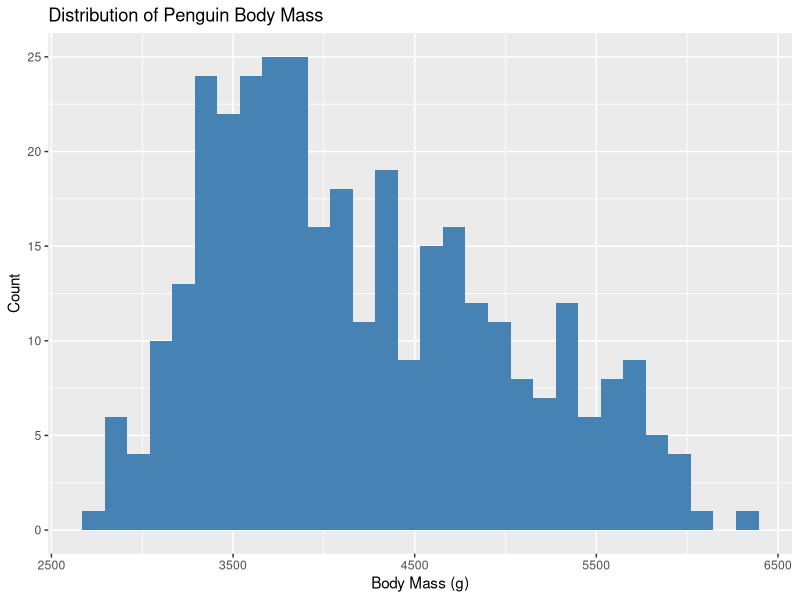
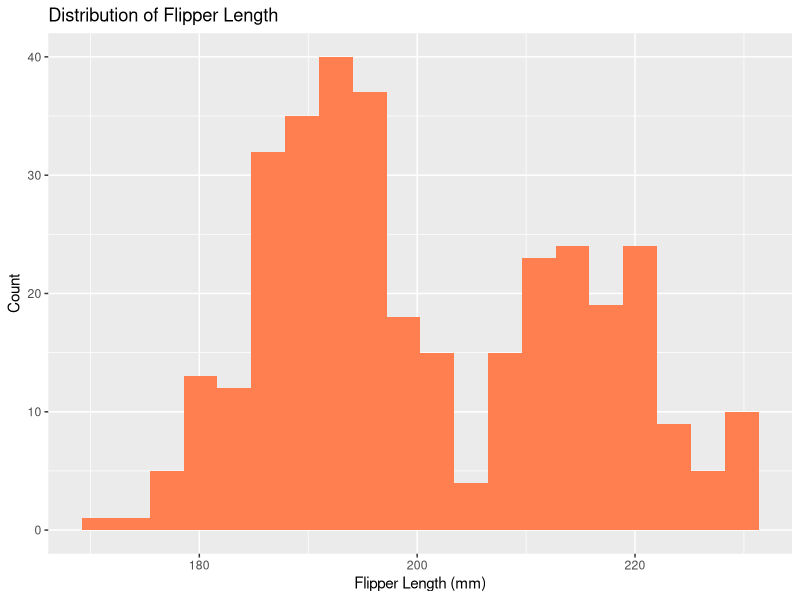
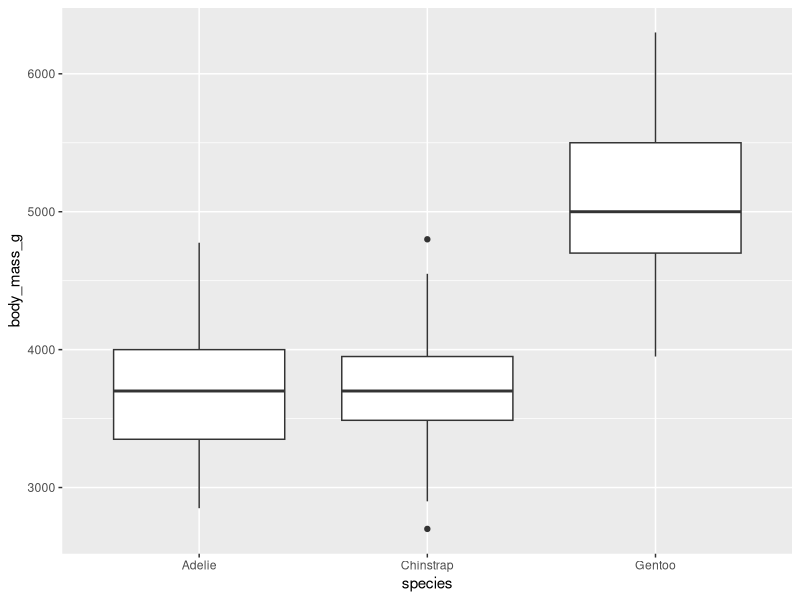
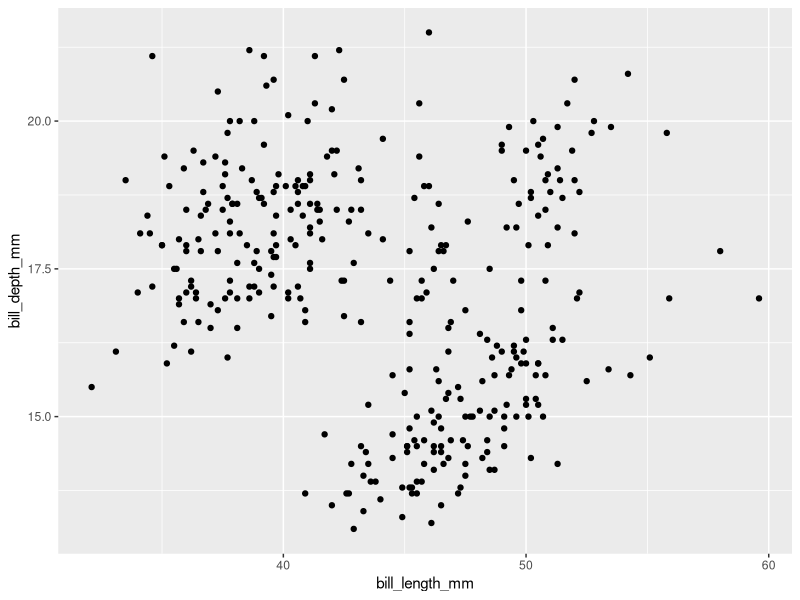
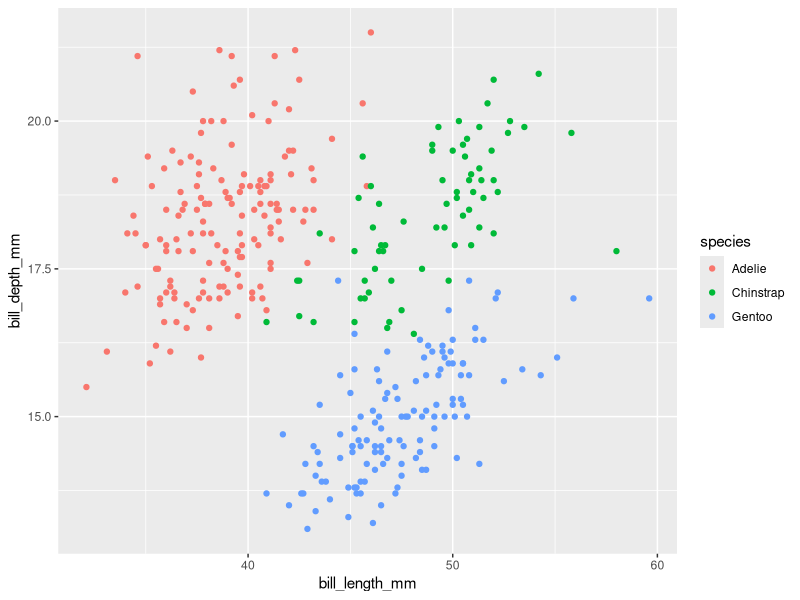
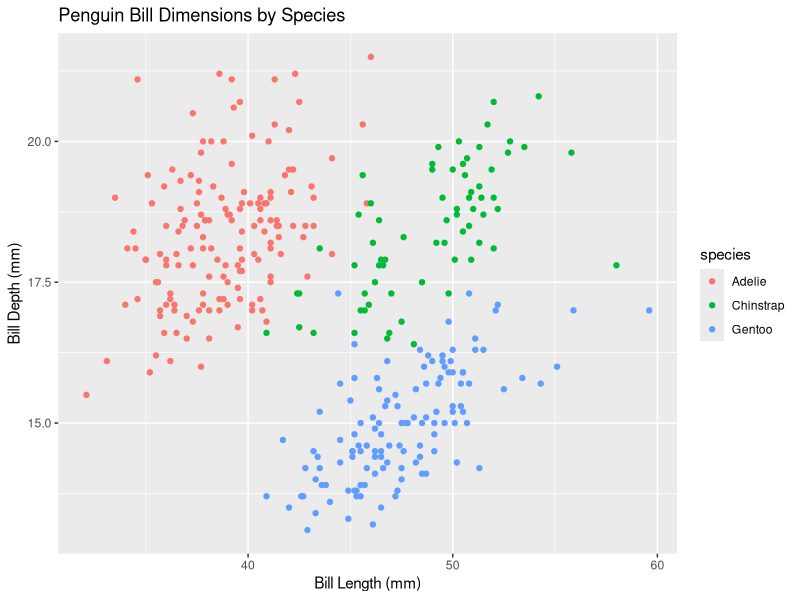
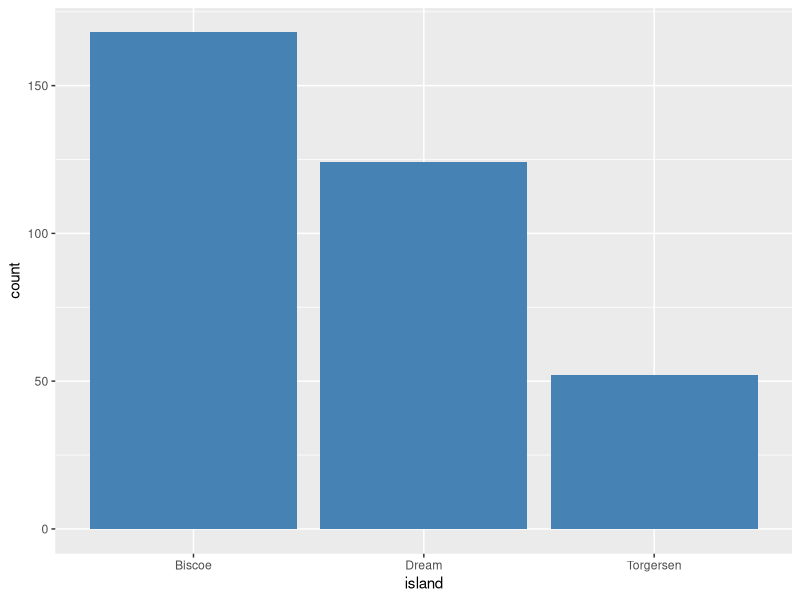
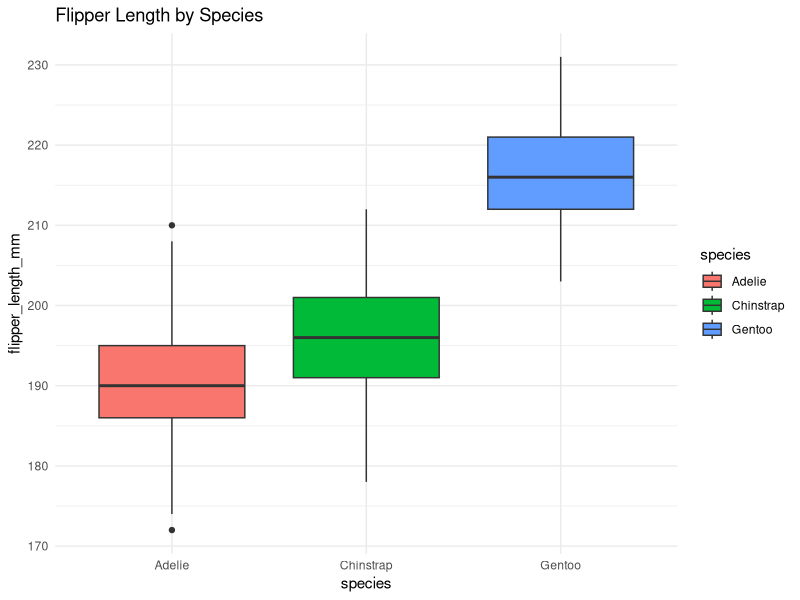

Reproduce these figures in R, in order.
################################################################################
# EXPLORATORY DATA ANALYSIS PRACTICE
# Beginner-Friendly Exercises with Palmer Penguins Dataset
################################################################################

# Welcome! This practice file will help you learn EDA step by step.
# The palmerpenguins dataset contains data about 3 penguin species from Antarctica.
# Work through each section, try the exercises, then check the solutions at the end.

################################################################################
# SETUP
################################################################################

# Install packages (remove the # to run these lines if needed)
# install.packages("tidyverse")
# install.packages("palmerpenguins")

# Load libraries
library(tidyverse)
library(palmerpenguins)

# Load the penguins dataset
data(penguins)

# Take a quick look
View(penguins)  # Opens in a spreadsheet-like viewer

################################################################################
# PART 1: GETTING TO KNOW YOUR DATA
################################################################################

# First, always explore what you're working with!

# --- DEMONSTRATION ---
glimpse(penguins)  # Shows structure: columns, types, first values
head(penguins)     # First 6 rows
tail(penguins)     # Last 6 rows

# EXERCISE 1.1: Find the dimensions of the dataset
# How many rows and columns does penguins have?
# YOUR CODE HERE:



# EXERCISE 1.2: Get the column names
# What variables (columns) are in this dataset?
# YOUR CODE HERE:



# EXERCISE 1.3: Check the data types
# Use str() to see the structure of the data
# YOUR CODE HERE:



# EXERCISE 1.4: Get a summary
# Use summary() to see basic statistics for all columns
# YOUR CODE HERE:



################################################################################
# PART 2: HANDLING MISSING VALUES
################################################################################

# Real data often has missing values (NA). Let's investigate!

# --- DEMONSTRATION ---
# Count total missing values
sum(is.na(penguins))

# EXERCISE 2.1: Check missing values per column
# How many NAs are in each column?
# Hint: Use colSums() with is.na()
# YOUR CODE HERE:



# EXERCISE 2.2: Use tidyverse to count NAs
# Try this approach: penguins %>% summarise(across(everything(), ~sum(is.na(.))))
# YOUR CODE HERE:



# EXERCISE 2.3: Remove rows with ANY missing values
# Create a new dataset called penguins_complete with no NAs
# Hint: Use drop_na() or na.omit()
# YOUR CODE HERE:



# Check how many rows remain
# YOUR CODE HERE:



################################################################################
# PART 3: FILTERING DATA (Subsetting Rows)
################################################################################

# filter() lets you keep only rows that meet certain conditions

# --- DEMONSTRATION ---
# Get only Adelie penguins
penguins %>% 
  filter(species == "Adelie")

# EXERCISE 3.1: Filter for Gentoo penguins
# YOUR CODE HERE:



# EXERCISE 3.2: Filter for penguins with body mass > 4500g
# YOUR CODE HERE:



# EXERCISE 3.3: Filter for male penguins on Biscoe island
# Hint: Use & for "and" condition, or just add another comma in filter()
# YOUR CODE HERE:



# EXERCISE 3.4: Filter for penguins with flipper length between 190 and 210 mm
# Hint: flipper_length_mm >= 190 & flipper_length_mm <= 210
# YOUR CODE HERE:



# EXERCISE 3.5: Filter for either Adelie OR Chinstrap species
# Hint: Use | for "or", or use %in% c("Adelie", "Chinstrap")
# YOUR CODE HERE:



################################################################################
# PART 4: SELECTING COLUMNS
################################################################################

# select() helps you choose which columns to keep

# --- DEMONSTRATION ---
# Select only species and island
penguins %>% 
  select(species, island)

# EXERCISE 4.1: Select species, bill_length_mm, and bill_depth_mm
# YOUR CODE HERE:



# EXERCISE 4.2: Select all columns EXCEPT year
# Hint: Use the minus sign: select(-year)
# YOUR CODE HERE:



# EXERCISE 4.3: Select all columns that start with "bill"
# Hint: Use starts_with()
# YOUR CODE HERE:



# EXERCISE 4.4: Select species and all numeric columns
# Hint: Use where(is.numeric)
# YOUR CODE HERE:



################################################################################
# PART 5: CREATING NEW COLUMNS (MUTATE)
################################################################################

# mutate() creates new columns or modifies existing ones

# --- DEMONSTRATION ---
# Create a new column for body mass in kg
penguins %>% 
  mutate(body_mass_kg = body_mass_g / 1000) %>% 
  select(species, body_mass_g, body_mass_kg)

# EXERCISE 5.1: Create a column for bill ratio (length divided by depth)
# Name it bill_ratio
# YOUR CODE HERE:



# EXERCISE 5.2: Create a column called size_category
# If body_mass_g > 4500, assign "Large", otherwise "Small"
# Hint: Use ifelse(condition, if_true, if_false)
# YOUR CODE HERE:



# EXERCISE 5.3: Create multiple columns at once
# - flipper_length_cm (convert from mm to cm)
# - bill_length_cm (convert from mm to cm)
# YOUR CODE HERE:



# EXERCISE 5.4: Use case_when for multiple categories
# Create weight_class: 
#   body_mass_g >= 5000 → "Heavy"
#   body_mass_g >= 4000 → "Medium"
#   body_mass_g < 4000  → "Light"
# Hint: case_when(condition1 ~ value1, condition2 ~ value2, TRUE ~ default)
# YOUR CODE HERE:



################################################################################
# PART 6: SORTING DATA (ARRANGE)
################################################################################

# arrange() sorts rows by one or more columns

# --- DEMONSTRATION ---
# Sort by body mass (ascending)
penguins %>% 
  arrange(body_mass_g)

# EXERCISE 6.1: Sort by body mass in descending order
# Hint: Use desc()
# YOUR CODE HERE:



# EXERCISE 6.2: Sort by species (A-Z), then by body mass (largest first)
# YOUR CODE HERE:



# EXERCISE 6.3: Find the 5 penguins with the longest flippers
# Hint: Combine arrange() with head()
# YOUR CODE HERE:



################################################################################
# PART 7: SUMMARIZING DATA
################################################################################

# summarise() calculates summary statistics

# --- DEMONSTRATION ---
# Calculate average body mass
penguins %>% 
  summarise(avg_mass = mean(body_mass_g, na.rm = TRUE))

# EXERCISE 7.1: Calculate the mean bill length
# Remember: na.rm = TRUE removes NAs
# YOUR CODE HERE:



# EXERCISE 7.2: Calculate multiple statistics for flipper length
# Find: mean, median, min, max, and standard deviation
# YOUR CODE HERE:



# EXERCISE 7.3: Count the total number of penguins
# Hint: Use n()
# YOUR CODE HERE:



# EXERCISE 7.4: Calculate the mean and standard deviation of body mass
# for each species separately
# Hint: Use group_by(species) before summarise()
# YOUR CODE HERE:



################################################################################
# PART 8: COUNTING AND GROUPING
################################################################################

# count() is a quick way to make frequency tables

# --- DEMONSTRATION ---
# Count penguins by species
penguins %>% 
  count(species)

# EXERCISE 8.1: Count penguins by island
# YOUR CODE HERE:



# EXERCISE 8.2: Count by both species and island
# YOUR CODE HERE:



# EXERCISE 8.3: Count by species and sort from most to least common
# Hint: Add sort = TRUE to count()
# YOUR CODE HERE:



# EXERCISE 8.4: Calculate average measurements by species
# Group by species, then calculate mean of bill_length_mm, 
# bill_depth_mm, and flipper_length_mm
# YOUR CODE HERE:



# EXERCISE 8.5: Find which island has the heaviest penguins on average
# Group by island, calculate mean body_mass_g, and arrange in descending order
# YOUR CODE HERE:



################################################################################
# PART 9: CHAINING OPERATIONS (THE PIPE %>%)
################################################################################

# The pipe %>% lets you chain multiple operations together

# --- DEMONSTRATION ---
# Multi-step analysis
penguins %>% 
  filter(species == "Adelie") %>% 
  select(island, body_mass_g, flipper_length_mm) %>% 
  arrange(desc(body_mass_g)) %>% 
  head(5)

# EXERCISE 9.1: Find the 3 heaviest Gentoo penguins
# Filter for Gentoo, select relevant columns, sort, and get top 3
# YOUR CODE HERE:



# EXERCISE 9.2: Calculate average bill length for each species on Dream island
# Filter for Dream island, group by species, summarise mean bill_length_mm
# YOUR CODE HERE:



# EXERCISE 9.3: Complex pipeline challenge!
# 1. Remove rows with missing values
# 2. Filter for penguins with body mass > 4000g
# 3. Create a new column: bill_length_cm (convert from mm)
# 4. Group by species
# 5. Calculate mean and max of bill_length_cm
# YOUR CODE HERE:



################################################################################
# PART 10: DATA VISUALIZATION BASICS
################################################################################

# ggplot2 is the tidyverse visualization package
# Basic structure: ggplot(data, aes(x, y)) + geom_type()

# --- DEMONSTRATION ---
# Simple histogram
ggplot(penguins, aes(x = body_mass_g)) +
  geom_histogram(bins = 30, fill = "steelblue") +
  labs(title = "Distribution of Penguin Body Mass",
       x = "Body Mass (g)",
       y = "Count")

# EXERCISE 10.1: Create a histogram of flipper lengths
# Use bins = 20 and a color of your choice
# YOUR CODE HERE:



# EXERCISE 10.2: Create a boxplot of body mass by species
# Hint: ggplot(penguins, aes(x = species, y = body_mass_g)) + geom_boxplot()
# YOUR CODE HERE:



# EXERCISE 10.3: Create a scatter plot
# x-axis: bill_length_mm, y-axis: bill_depth_mm
# YOUR CODE HERE:



# EXERCISE 10.4: Color the scatter plot by species
# Add: color = species inside aes()
# YOUR CODE HERE:



# EXERCISE 10.5: Add a title and better axis labels to your scatter plot
# Use labs(title = "...", x = "...", y = "...")
# YOUR CODE HERE:



# EXERCISE 10.6: Create a bar chart of penguin counts by island
# Hint: ggplot(penguins, aes(x = island)) + geom_bar()
# YOUR CODE HERE:



# EXERCISE 10.7: Boxplot challenge
# Create a boxplot showing flipper length by species
# Fill each box with a different color by species
# Add theme_minimal() for a clean look
# YOUR CODE HERE:



################################################################################
# PART 11: ADVANCED VISUALIZATION
################################################################################

# EXERCISE 11.1: Create a scatter plot with a trend line
# Plot bill_length_mm vs flipper_length_mm
# Add geom_smooth(method = "lm") to add a linear trend line
# YOUR CODE HERE:



# EXERCISE 11.2: Facet wrap - multiple plots by category
# Create a scatter plot of bill_length_mm vs bill_depth_mm
# Color by species
# Add facet_wrap(~island) to create separate plots for each island
# YOUR CODE HERE:



# EXERCISE 11.3: Density plot by species
# Create a density plot of body mass with different colors for each species
# Hint: Use geom_density() with fill = species and alpha = 0.5 for transparency
# YOUR CODE HERE:



################################################################################
# PART 12: PUTTING IT ALL TOGETHER - MINI PROJECT
################################################################################

# PROJECT: Analyze sex differences in penguin measurements

# TASK 1: Create a clean dataset
# Remove all rows with missing sex values and store in penguins_clean
# YOUR CODE HERE:



# TASK 2: Calculate average measurements by sex
# For each sex, calculate mean body_mass_g, bill_length_mm, and flipper_length_mm
# YOUR CODE HERE:



# TASK 3: Compare species by sex
# Group by both species and sex, then calculate average body mass
# Arrange by species and then sex
# YOUR CODE HERE:



# TASK 4: Visualize sex differences
# Create a boxplot of body mass with sex on x-axis, color by sex
# Facet by species to see differences across species
# YOUR CODE HERE:



# TASK 5: Statistical insight
# Which species shows the biggest size difference between males and females?
# Calculate the difference in average body mass for each species
# Hint: You may need to use pivot_wider() or separate male/female analyses
# YOUR CODE HERE:



################################################################################
# BONUS CHALLENGES (For students who want more practice!)
################################################################################

# BONUS 1: Find correlations
# Calculate the correlation between bill_length_mm and bill_depth_mm
# Hint: cor(data$var1, data$var2, use = "complete.obs")
# YOUR CODE HERE:



# BONUS 2: Create a summary report
# For each species:
# - Count of penguins
# - Average body mass
# - Average flipper length
# - Number of islands they live on
# YOUR CODE HERE:



# BONUS 3: Advanced filtering
# Find all penguins that are:
# - Female
# - Have above-average body mass for their species
# - From Biscoe island
# (This is tricky! You'll need to calculate species averages first)
# YOUR CODE HERE:



# BONUS 4: Create a beautiful multi-panel plot
# Create 4 plots in one figure:
# 1. Histogram of body mass
# 2. Boxplot of flipper length by species
# 3. Scatter plot of bill dimensions colored by species
# 4. Bar chart of counts by island
# Hint: Use library(patchwork) and the + or / operators to combine plots
# YOUR CODE HERE:



################################################################################
#                           SOLUTIONS SECTION
#          (Scroll down only after attempting the exercises!)
################################################################################

cat("\n\n\n\n\n\n\n\n\n\n")
cat("============================================================\n")
cat("                    SOLUTIONS BELOW                          \n")
cat("           Try the exercises first before looking!          \n")
cat("============================================================\n")
cat("\n\n\n\n\n")

# PART 1 SOLUTIONS ----
cat("PART 1 SOLUTIONS:\n")

# 1.1
dim(penguins)  # 344 rows, 8 columns

# 1.2
names(penguins)

# 1.3
str(penguins)

# 1.4
summary(penguins)

cat("\n---\n\n")

# PART 2 SOLUTIONS ----
cat("PART 2 SOLUTIONS:\n")

# 2.1
colSums(is.na(penguins))

# 2.2
penguins %>% 
  summarise(across(everything(), ~sum(is.na(.))))

# 2.3
penguins_complete <- penguins %>% 
  drop_na()

# Or: penguins_complete <- na.omit(penguins)

nrow(penguins_complete)  # 333 rows remain

cat("\n---\n\n")

# PART 3 SOLUTIONS ----
cat("PART 3 SOLUTIONS:\n")

# 3.1
penguins %>% 
  filter(species == "Gentoo")

# 3.2
penguins %>% 
  filter(body_mass_g > 4500)

# 3.3
penguins %>% 
  filter(sex == "male" & island == "Biscoe")
# Or: filter(sex == "male", island == "Biscoe")

# 3.4
penguins %>% 
  filter(flipper_length_mm >= 190 & flipper_length_mm <= 210)

# 3.5
penguins %>% 
  filter(species %in% c("Adelie", "Chinstrap"))
# Or: filter(species == "Adelie" | species == "Chinstrap")

cat("\n---\n\n")

# PART 4 SOLUTIONS ----
cat("PART 4 SOLUTIONS:\n")

# 4.1
penguins %>% 
  select(species, bill_length_mm, bill_depth_mm)

# 4.2
penguins %>% 
  select(-year)

# 4.3
penguins %>% 
  select(starts_with("bill"))

# 4.4
penguins %>% 
  select(species, where(is.numeric))

cat("\n---\n\n")

# PART 5 SOLUTIONS ----
cat("PART 5 SOLUTIONS:\n")

# 5.1
penguins %>% 
  mutate(bill_ratio = bill_length_mm / bill_depth_mm) %>% 
  select(species, bill_length_mm, bill_depth_mm, bill_ratio)

# 5.2
penguins %>% 
  mutate(size_category = ifelse(body_mass_g > 4500, "Large", "Small")) %>% 
  select(species, body_mass_g, size_category)

# 5.3
penguins %>% 
  mutate(
    flipper_length_cm = flipper_length_mm / 10,
    bill_length_cm = bill_length_mm / 10
  ) %>% 
  select(species, contains("length"))

# 5.4
penguins %>% 
  mutate(
    weight_class = case_when(
      body_mass_g >= 5000 ~ "Heavy",
      body_mass_g >= 4000 ~ "Medium",
      TRUE ~ "Light"
    )
  ) %>% 
  select(species, body_mass_g, weight_class)

cat("\n---\n\n")

# PART 6 SOLUTIONS ----
cat("PART 6 SOLUTIONS:\n")

# 6.1
penguins %>% 
  arrange(desc(body_mass_g))

# 6.2
penguins %>% 
  arrange(species, desc(body_mass_g))

# 6.3
penguins %>% 
  arrange(desc(flipper_length_mm)) %>% 
  head(5)

cat("\n---\n\n")

# PART 7 SOLUTIONS ----
cat("PART 7 SOLUTIONS:\n")

# 7.1
penguins %>% 
  summarise(avg_bill_length = mean(bill_length_mm, na.rm = TRUE))

# 7.2
penguins %>% 
  summarise(
    mean_flipper = mean(flipper_length_mm, na.rm = TRUE),
    median_flipper = median(flipper_length_mm, na.rm = TRUE),
    min_flipper = min(flipper_length_mm, na.rm = TRUE),
    max_flipper = max(flipper_length_mm, na.rm = TRUE),
    sd_flipper = sd(flipper_length_mm, na.rm = TRUE)
  )

# 7.3
penguins %>% 
  summarise(total_penguins = n())

# 7.4
penguins %>% 
  group_by(species) %>% 
  summarise(
    avg_mass = mean(body_mass_g, na.rm = TRUE),
    sd_mass = sd(body_mass_g, na.rm = TRUE)
  )

cat("\n---\n\n")

# PART 8 SOLUTIONS ----
cat("PART 8 SOLUTIONS:\n")

# 8.1
penguins %>% 
  count(island)

# 8.2
penguins %>% 
  count(species, island)

# 8.3
penguins %>% 
  count(species, sort = TRUE)

# 8.4
penguins %>% 
  group_by(species) %>% 
  summarise(
    avg_bill_length = mean(bill_length_mm, na.rm = TRUE),
    avg_bill_depth = mean(bill_depth_mm, na.rm = TRUE),
    avg_flipper = mean(flipper_length_mm, na.rm = TRUE)
  )

# 8.5
penguins %>% 
  group_by(island) %>% 
  summarise(avg_mass = mean(body_mass_g, na.rm = TRUE)) %>% 
  arrange(desc(avg_mass))

cat("\n---\n\n")

# PART 9 SOLUTIONS ----
cat("PART 9 SOLUTIONS:\n")

# 9.1
penguins %>% 
  filter(species == "Gentoo") %>% 
  select(species, island, body_mass_g, flipper_length_mm) %>% 
  arrange(desc(body_mass_g)) %>% 
  head(3)

# 9.2
penguins %>% 
  filter(island == "Dream") %>% 
  group_by(species) %>% 
  summarise(avg_bill_length = mean(bill_length_mm, na.rm = TRUE))

# 9.3
penguins %>% 
  drop_na() %>% 
  filter(body_mass_g > 4000) %>% 
  mutate(bill_length_cm = bill_length_mm / 10) %>% 
  group_by(species) %>% 
  summarise(
    mean_bill_cm = mean(bill_length_cm),
    max_bill_cm = max(bill_length_cm)
  )

cat("\n---\n\n")

# PART 10 SOLUTIONS ----
cat("PART 10 SOLUTIONS:\n")

# 10.1
ggplot(penguins, aes(x = flipper_length_mm)) +
  geom_histogram(bins = 20, fill = "coral") +
  labs(title = "Distribution of Flipper Length",
       x = "Flipper Length (mm)",
       y = "Count")

# 10.2
ggplot(penguins, aes(x = species, y = body_mass_g)) +
  geom_boxplot()

# 10.3
ggplot(penguins, aes(x = bill_length_mm, y = bill_depth_mm)) +
  geom_point()

# 10.4
ggplot(penguins, aes(x = bill_length_mm, y = bill_depth_mm, color = species)) +
  geom_point()

# 10.5
ggplot(penguins, aes(x = bill_length_mm, y = bill_depth_mm, color = species)) +
  geom_point() +
  labs(title = "Penguin Bill Dimensions by Species",
       x = "Bill Length (mm)",
       y = "Bill Depth (mm)")

# 10.6
ggplot(penguins, aes(x = island)) +
  geom_bar(fill = "steelblue")

# 10.7
ggplot(penguins, aes(x = species, y = flipper_length_mm, fill = species)) +
  geom_boxplot() +
  theme_minimal() +
  labs(title = "Flipper Length by Species")

cat("\n---\n\n")

# PART 11 SOLUTIONS ----
cat("PART 11 SOLUTIONS:\n")

# 11.1
ggplot(penguins, aes(x = bill_length_mm, y = flipper_length_mm)) +
  geom_point(alpha = 0.5) +
  geom_smooth(method = "lm", color = "red") +
  theme_minimal()

# 11.2
ggplot(penguins, aes(x = bill_length_mm, y = bill_depth_mm, color = species)) +
  geom_point(alpha = 0.6) +
  facet_wrap(~island) +
  theme_minimal()

# 11.3
ggplot(penguins, aes(x = body_mass_g, fill = species)) +
  geom_density(alpha = 0.5) +
  theme_minimal()

cat("\n---\n\n")

# PART 12 SOLUTIONS ----
cat("PART 12 SOLUTIONS:\n")

# Task 1
penguins_clean <- penguins %>% 
  filter(!is.na(sex))

# Task 2
penguins_clean %>% 
  group_by(sex) %>% 
  summarise(
    avg_mass = mean(body_mass_g, na.rm = TRUE),
    avg_bill = mean(bill_length_mm, na.rm = TRUE),
    avg_flipper = mean(flipper_length_mm, na.rm = TRUE)
  )

# Task 3
penguins_clean %>% 
  group_by(species, sex) %>% 
  summarise(avg_mass = mean(body_mass_g, na.rm = TRUE), .groups = "drop") %>% 
  arrange(species, sex)

# Task 4
ggplot(penguins_clean, aes(x = sex, y = body_mass_g, fill = sex)) +
  geom_boxplot() +
  facet_wrap(~species) +
  theme_minimal() +
  labs(title = "Body Mass Differences Between Male and Female Penguins")

# Task 5
penguins_clean %>% 
  group_by(species, sex) %>% 
  summarise(avg_mass = mean(body_mass_g, na.rm = TRUE), .groups = "drop") %>% 
  pivot_wider(names_from = sex, values_from = avg_mass) %>% 
  mutate(difference = male - female) %>% 
  arrange(desc(difference))

cat("\n---\n\n")

# BONUS SOLUTIONS ----
cat("BONUS SOLUTIONS:\n")

# Bonus 1
cor(penguins$bill_length_mm, penguins$bill_depth_mm, use = "complete.obs")

# Bonus 2
penguins %>% 
  group_by(species) %>% 
  summarise(
    count = n(),
    avg_mass = mean(body_mass_g, na.rm = TRUE),
    avg_flipper = mean(flipper_length_mm, na.rm = TRUE),
    n_islands = n_distinct(island)
  )

# Bonus 3
species_avg <- penguins %>% 
  group_by(species) %>% 
  summarise(species_avg_mass = mean(body_mass_g, na.rm = TRUE))

penguins %>% 
  left_join(species_avg, by = "species") %>% 
  filter(
    sex == "female",
    body_mass_g > species_avg_mass,
    island == "Biscoe"
  ) %>% 
  select(species, island, sex, body_mass_g, species_avg_mass)

# Bonus 4 (requires patchwork package)
# install.packages("patchwork")
library(patchwork)

p1 <- ggplot(penguins, aes(x = body_mass_g)) +
  geom_histogram(bins = 30, fill = "skyblue") +
  theme_minimal() +
  labs(title = "Body Mass Distribution")

p2 <- ggplot(penguins, aes(x = species, y = flipper_length_mm, fill = species)) +
  geom_boxplot() +
  theme_minimal() +
  labs(title = "Flipper Length by Species")

p3 <- ggplot(penguins, aes(x = bill_length_mm, y = bill_depth_mm, color = species)) +
  geom_point(alpha = 0.6) +
  theme_minimal() +
  labs(title = "Bill Dimensions")

p4 <- ggplot(penguins, aes(x = island)) +
  geom_bar(fill = "coral") +
  theme_minimal() +
  labs(title = "Penguins by Island")

(p1 + p2) / (p3 + p4)

cat("\n============================================================\n")
cat("                  END OF PRACTICE FILE                      \n")
cat("Great job working through these exercises!                  \n")
cat("Keep practicing with your own datasets!                     \n")
cat("============================================================\n")
